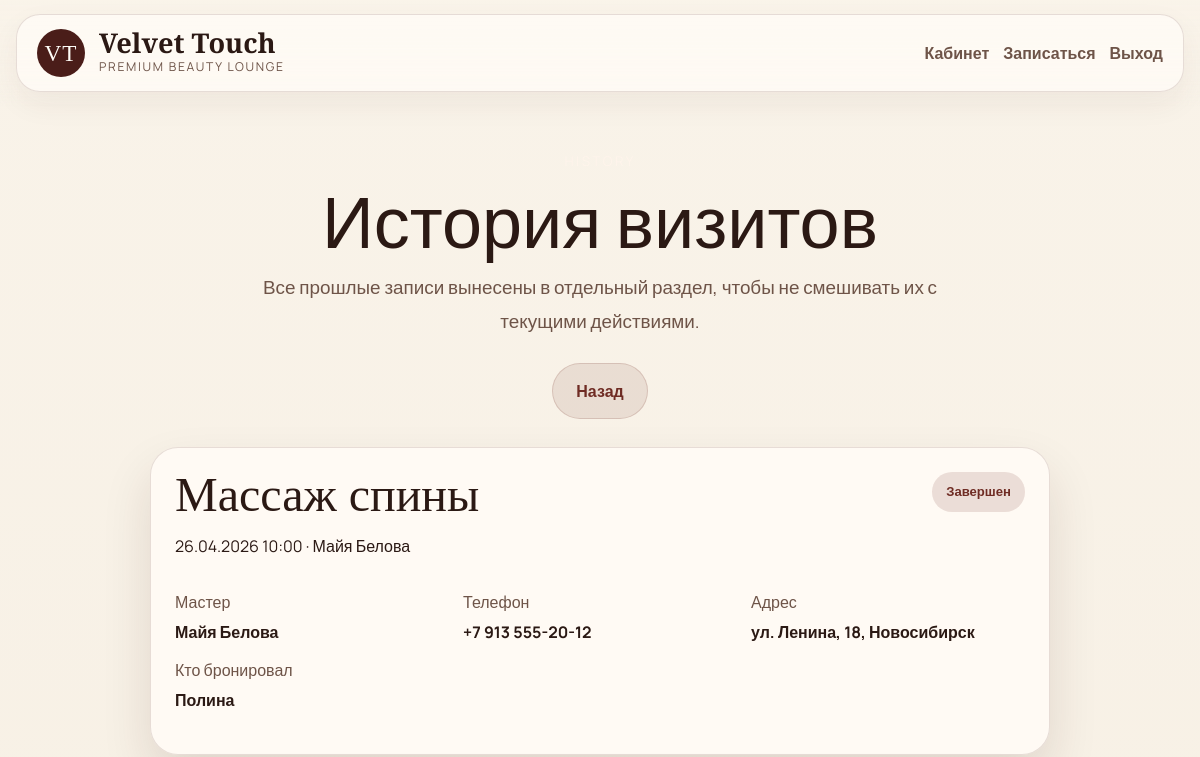
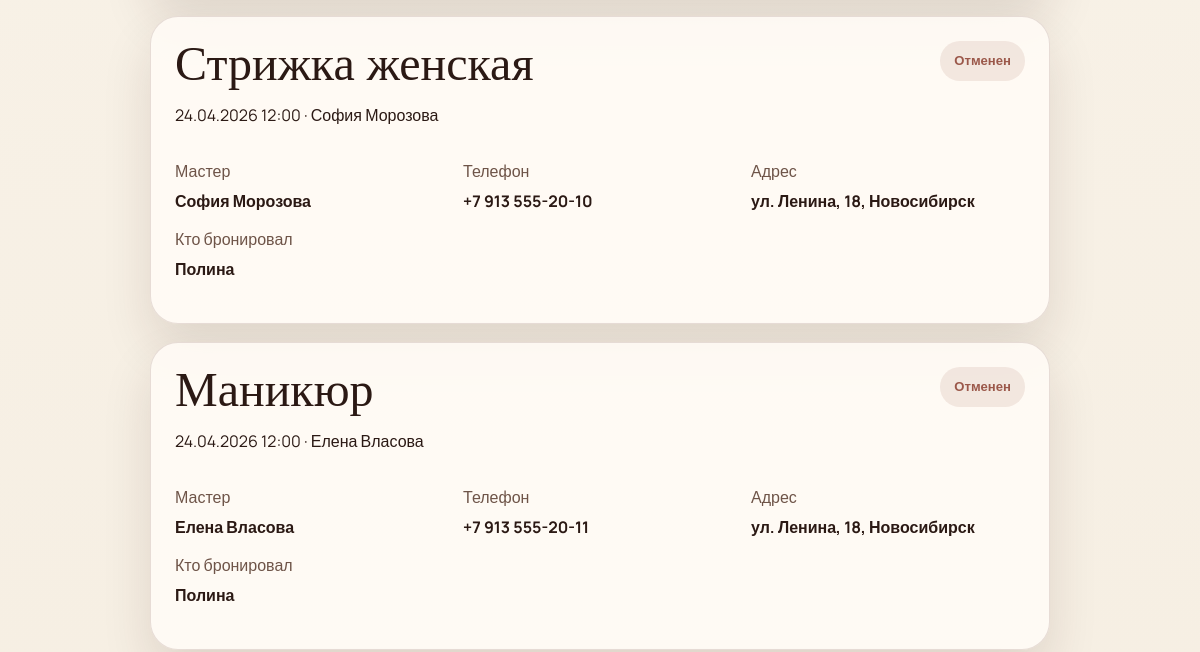
/history (signed in, upper part), run on an earlier commit of the app's database (2 pictures, top to bottom).
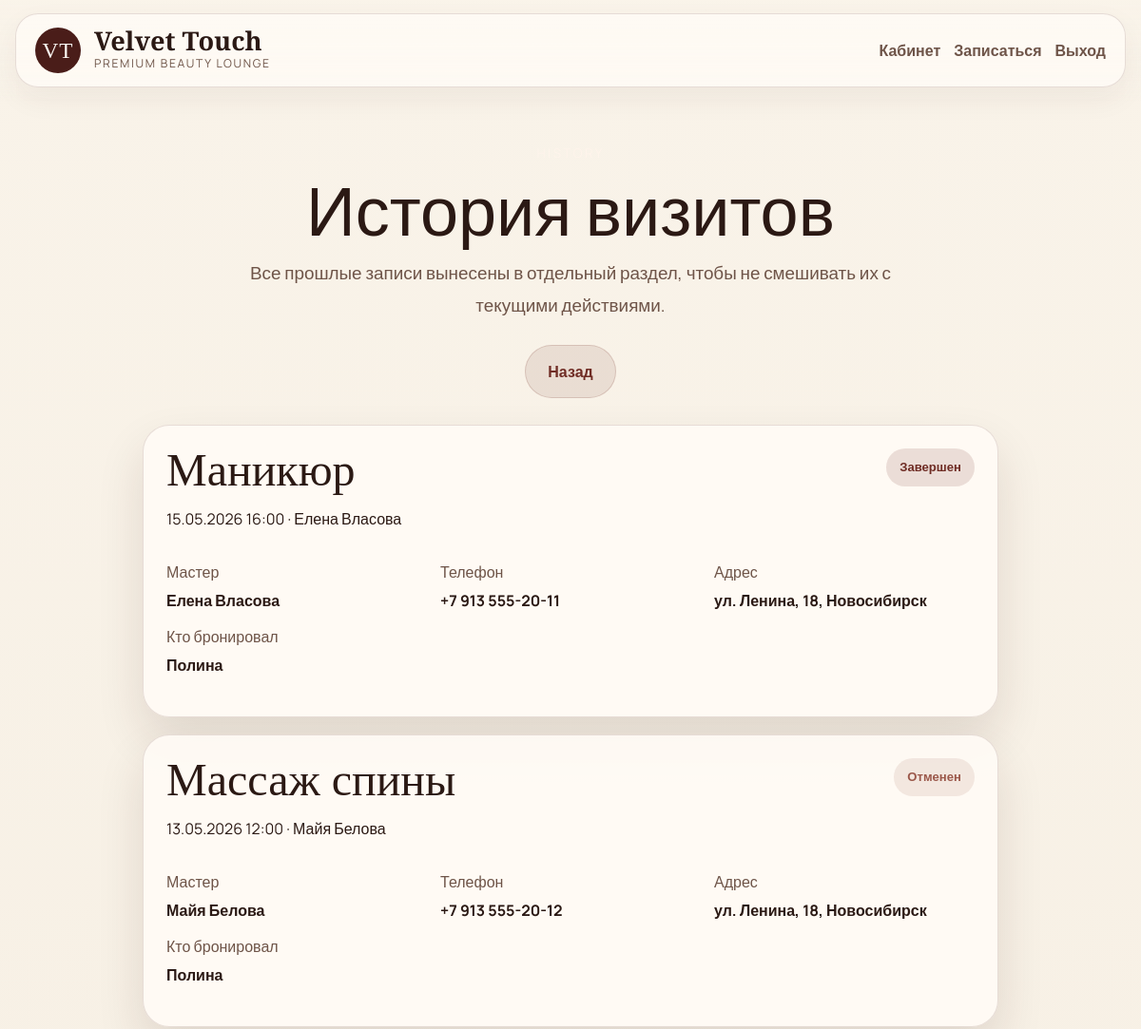
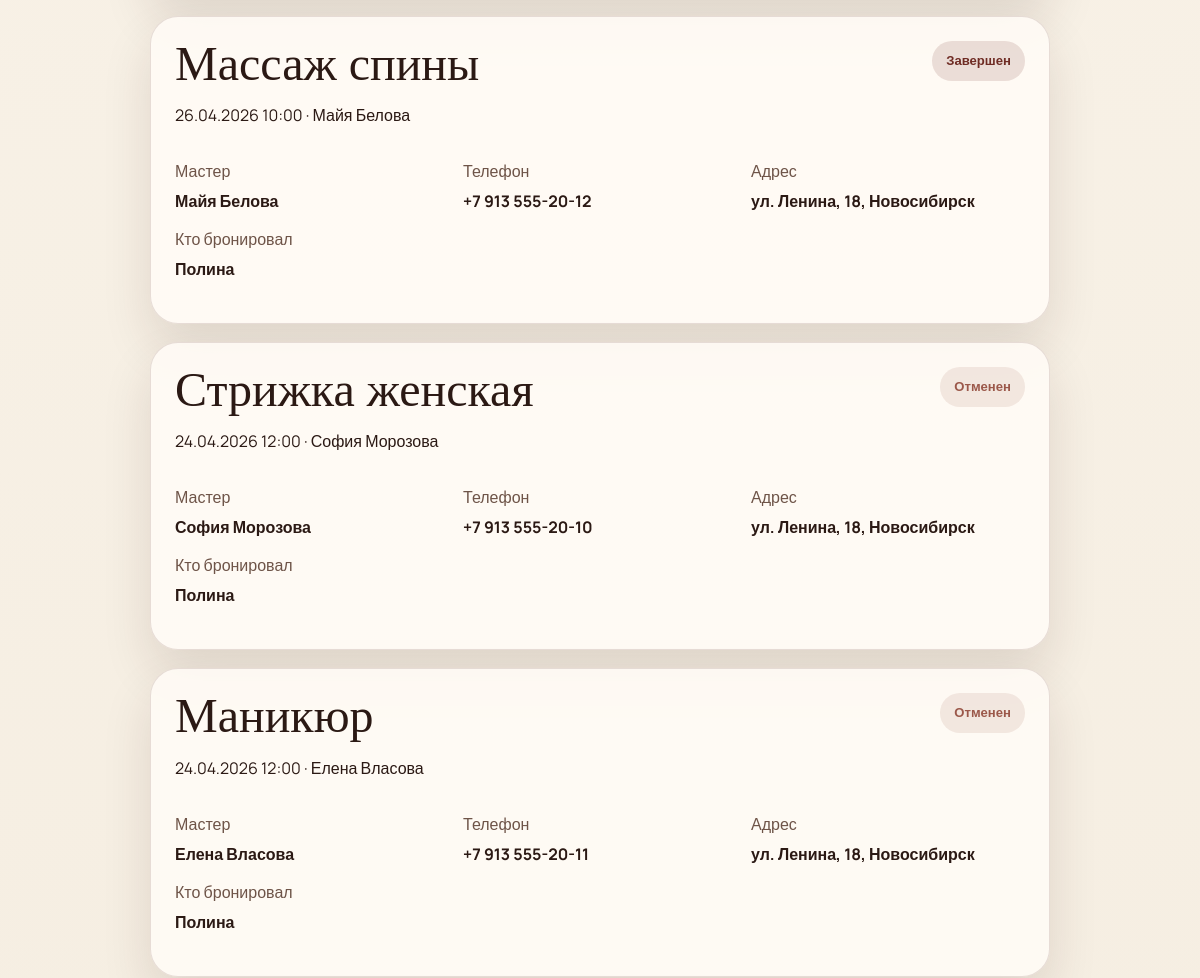
And on a later commit of the database (2 pictures, top to bottom).
### models.py (models this page shows)
class Appointment(db.Model):
    __tablename__ = "appointments"
    id = db.Column(db.Integer, primary_key=True)
    client_id = db.Column(db.Integer, db.ForeignKey("users.id"))
    service_id = db.Column(db.Integer, db.ForeignKey("services.id"))
    master_id = db.Column(db.Integer, db.ForeignKey("masters.id"))
    start_time = db.Column(db.DateTime, nullable=False)
    status = db.Column(db.String(20), default="active")
    booked_by_name = db.Column(db.String(120))
    booked_by_phone = db.Column(db.String(30))
    notes = db.Column(db.Text)
    bonus_spent = db.Column(db.Integer, default=0)
    service = db.relationship("Service")

class Service(db.Model):
    __tablename__ = "services"
    id = db.Column(db.Integer, primary_key=True)
    name = db.Column(db.String(100), nullable=False)
    duration = db.Column(db.Integer, nullable=False)
    price = db.Column(db.Float, nullable=False)
    description = db.Column(db.Text)

class Master(db.Model):
    __tablename__ = "masters"
    id = db.Column(db.Integer, primary_key=True)
    name = db.Column(db.String(100), nullable=False)
    specialty = db.Column(db.String(120), nullable=False)
    phone = db.Column(db.String(20), nullable=False)
    address = db.Column(db.String(180), nullable=False)
    bio = db.Column(db.Text)
    photo_filename = db.Column(db.String(120))
    slots = db.relationship("Slot", backref="master", lazy="dynamic")
    appointments = db.relationship("Appointment", backref="master", lazy="dynamic")

### app.py (the view)
@app.route("/history")
@login_required
def history():
    if current_user.is_admin:
        return redirect(url_for("admin_dashboard"))
    items = Appointment.query.filter(
        Appointment.client_id == current_user.id,
        Appointment.status.in_(["completed", "cancelled"]),
    ).order_by(Appointment.start_time.desc()).all()
    return render_template("history.html", appointments=items)

### app.py (called while the page is built)
@login_manager.user_loader
def load_user(user_id):
    return db.session.get(User, int(user_id))

@app.context_processor
def inject_global_context():
    return {
        "now": datetime.now(),
        "salon_name": SALON_NAME,
        "media_url": media_url,
        "service_image_url": service_image_url,
        "new_service_names": {"Ламинирование ресниц", "SPA-ритуал для волос"},
    }

### templates/history.html (shortened to what this page needs)
{% extends "base.html" %}
{% block content %}
<section class="simple-center-shell shell narrow-shell">
    <span class="eyebrow">History</span>
    <h1>История визитов</h1>
    <p class="center-subtitle">Все прошлые записи вынесены в отдельный раздел, чтобы не смешивать их с текущими действиями.</p>
    <div class="center-inline-actions">
        <a class="btn btn-dark-soft" href="{{ url_for('dashboard') }}">Назад</a>
    </div>
</section>
<section class="shell detail-stack narrow-shell">
    {% if appointments %}
        {% for appt in appointments %}
            <article class="detail-card">
                <div class="detail-card-head">
                    <div>
                        <h2>{{ appt.service.name }}</h2>
                        <p>{{ appt.start_time.strftime('%d.%m.%Y %H:%M') }} · {{ appt.master.name }}</p>
                    </div>
                    <span class="status-pill {% if appt.status == 'completed' %}done{% else %}cancel{% endif %}">
                        {{ 'Завершен' if appt.status == 'completed' else 'Отменен' }}
                    </span>
                </div>
                <div class="detail-grid">
                    <div><span>Мастер</span><strong>{{ appt.master.name }}</strong></div>
                    <div><span>Телефон</span><strong>{{ appt.master.phone }}</strong></div>
                    <div><span>Адрес</span><strong>{{ appt.master.address }}</strong></div>
                    <div><span>Кто бронировал</span><strong>{{ appt.booked_by_name }}</strong></div>
                </div>
            </article>
        {% endfor %}
    {% else %}
        <article class="clean-card">
            <p class="muted-paragraph">История пока пуста.</p>
        </article>
    {% endif %}
</section>
{% endblock %}

What changed in the data, as far as the page shows it:
added Appointment: service.name "Маникюр", start_time "15.05.2026 16:00", master.name "Елена Власова", status "Завершен", master.phone "+7 913 555-20-11", master.address "ул. Ленина, 18, Новосибирск", booked_by_name "Полина"
added Appointment: service.name "Массаж спины", start_time "13.05.2026 12:00", master.name "Майя Белова", status "Отменен", master.phone "+7 913 555-20-12", master.address "ул. Ленина, 18, Новосибирск", booked_by_name "Полина"
